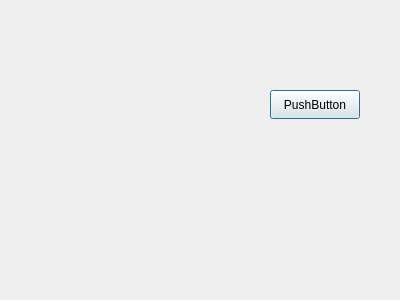
<?xml version="1.0" encoding="UTF-8"?>
<ui version="4.0">
 <class>GameBoard</class>
 <widget class="QDialog" name="GameBoard">
  <property name="geometry">
   <rect>
    <x>0</x>
    <y>0</y>
    <width>400</width>
    <height>300</height>
   </rect>
  </property>
  <property name="windowTitle">
   <string>Dialog</string>
  </property>
  <widget class="QPushButton" name="pushButton">
   <property name="geometry">
    <rect>
     <x>270</x>
     <y>90</y>
     <width>90</width>
     <height>29</height>
    </rect>
   </property>
   <property name="text">
    <string>PushButton</string>
   </property>
  </widget>
 </widget>
 <resources/>
 <connections/>
</ui>
